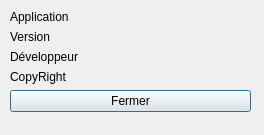
<?xml version="1.0" encoding="UTF-8"?>
<ui version="4.0">
 <class>DialogAppd</class>
 <widget class="QDialog" name="DialogAppd">
  <property name="geometry">
   <rect>
    <x>0</x>
    <y>0</y>
    <width>264</width>
    <height>135</height>
   </rect>
  </property>
  <property name="windowTitle">
   <string>A propos de...</string>
  </property>
  <widget class="QWidget" name="formLayoutWidget">
   <property name="geometry">
    <rect>
     <x>10</x>
     <y>10</y>
     <width>241</width>
     <height>111</height>
    </rect>
   </property>
   <layout class="QFormLayout" name="layoutAppd">
    <item row="0" column="0">
     <widget class="QLabel" name="labelAppDesc">
      <property name="text">
       <string>Application</string>
      </property>
     </widget>
    </item>
    <item row="0" column="1">
     <widget class="QLabel" name="labelApp">
      <property name="text">
       <string/>
      </property>
     </widget>
    </item>
    <item row="1" column="0">
     <widget class="QLabel" name="labelVersionDesc">
      <property name="text">
       <string>Version</string>
      </property>
     </widget>
    </item>
    <item row="1" column="1">
     <widget class="QLabel" name="labelVersion">
      <property name="text">
       <string/>
      </property>
     </widget>
    </item>
    <item row="2" column="0">
     <widget class="QLabel" name="labelDevDesc">
      <property name="text">
       <string>Développeur</string>
      </property>
     </widget>
    </item>
    <item row="2" column="1">
     <widget class="QLabel" name="labelDev">
      <property name="text">
       <string/>
      </property>
     </widget>
    </item>
    <item row="3" column="0">
     <widget class="QLabel" name="labelCopyDesc">
      <property name="text">
       <string>CopyRight</string>
      </property>
     </widget>
    </item>
    <item row="3" column="1">
     <widget class="QLabel" name="labelCopy">
      <property name="text">
       <string/>
      </property>
     </widget>
    </item>
    <item row="4" column="0" colspan="2">
     <widget class="QPushButton" name="buttonFermer">
      <property name="text">
       <string>Fermer</string>
      </property>
     </widget>
    </item>
   </layout>
  </widget>
 </widget>
 <resources/>
 <connections/>
</ui>
